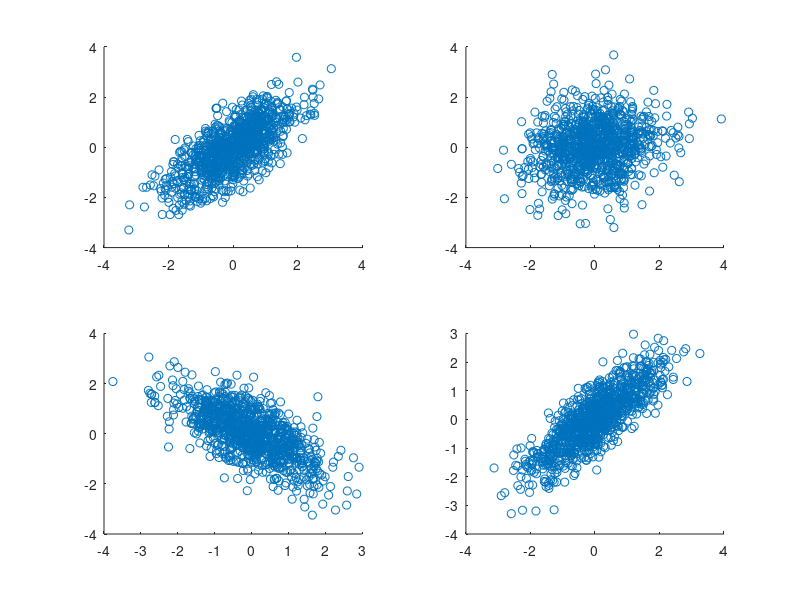
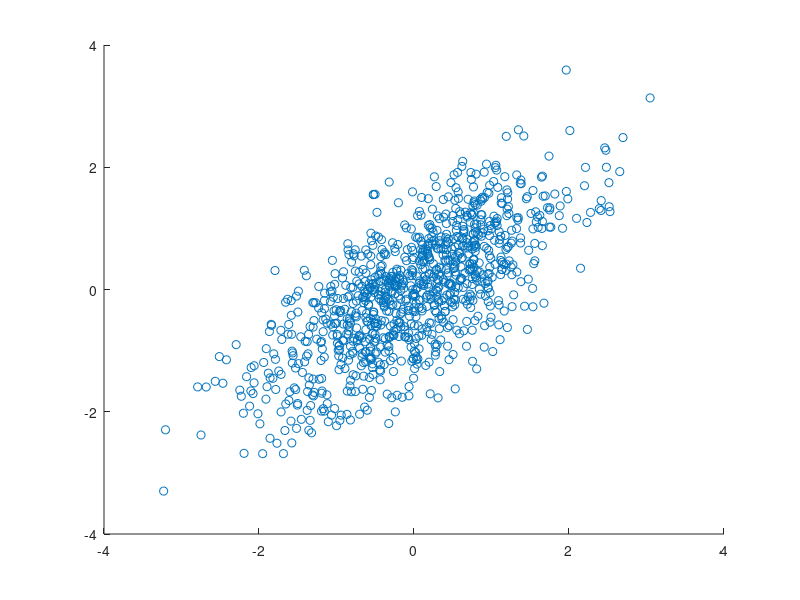

The MATLAB script that drew these images, in order: (Note: this script raises an error after producing the figures.)
% MATLAB

%
% Generates data
samples = 1000;

% Defining covariance matrix, different data generated with different
% covariance matrices
sigma1 = [1 0.7; 0.2 1];
sigma2 = [1 0.2; 0.4 1];
sigma3 = [1 -0.7; 0.7 1];
sigma4 = [1 0.8; -0.9 1];

% Defining means and standard deviations for the variables
mu = [0 0];
sd = [1 1];
dim1 = size(sigma1, 1);
dim2 = size(sigma2, 1);
dim3 = size(sigma3, 1);
dim4 = size(sigma4, 1);

% Generating data
R1 = chol(sigma1);
R2 = chol(sigma2);
R3 = chol(sigma3);
R4 = chol(sigma4);
dat1 = randn(samples, dim1)*R1;
dat2 = randn(samples, dim2)*R2;
dat3 = randn(samples, dim3)*R3;
dat4 = randn(samples, dim4)*R4;
dat1 = dat1 .* repmat(sd,[samples 1]);
dat1 = dat1 + repmat(mu,[samples 1]);
dat2 = dat2 .* repmat(sd,[samples 1]);
dat2 = dat2 + repmat(mu,[samples 1]);
dat3 = dat3 .* repmat(sd,[samples 1]);
dat3 = dat3 + repmat(mu,[samples 1]);
dat4 = dat4 .* repmat(sd,[samples 1]);
dat4 = dat4 + repmat(mu,[samples 1]);
%
figure
subplot(2,2,1);
scatter(dat1(:,1), dat1(:,2), 'r.')
subplot(2,2,2);
scatter(dat2(:,1), dat2(:,2), 'r.')
subplot(2,2,3);
scatter(dat3(:,1), dat3(:,2), 'r.')
subplot(2,2,4);
scatter(dat4(:,1), dat4(:,2), 'r.')
%
hold on 


% (2) PCA

%
[n m] = size(dat1);
% Standardizing data:
dat_mean1 = mean(dat1);
dat_std1 = std(dat1);
dat11 = (dat1 - repmat(dat_mean1, [n 1])) ./ repmat(dat_std1, [n 1]);
dat_mean3 = mean(dat3);
dat_std3 = std(dat3);
dat33 = (dat3 - repmat(dat_mean3, [n 1])) ./ repmat(dat_std3, [n 1]);

% (3) Applying to two datasets

[V1 D1] = eig(cov(dat11));
[V3 D3] = eig(cov(dat33));
pc11 = V1(:,1);
pc21 = V1(:,2);
pc13 = V3(:,1);
pc23 = V3(:,2);

figure
scatter(dat1(:,1), dat1(:,2), 'r.')
hold on 
plot_arrow(0,0,pc11(1),pc11(2),'linewidth',2,'color',[0 0 0],'facecolor',[1 0 0]);
plot_arrow(0,0,pc21(1),pc21(2),'linewidth',2,'color',[0 0 0],'facecolor',[1 0 0]);
axis equal

figure
scatter(dat3(:,1), dat3(:,2), 'r.')
hold on 
plot_arrow(0,0,pc13(1),pc13(2),'linewidth',2,'color',[0 0 0],'facecolor',[1 0 0]);
plot_arrow(0,0,pc23(1),pc23(2),'linewidth',2,'color',[0 0 0],'facecolor',[1 0 0]);
axis equal

%

% (4) Projecting the data on both PCs, visualize as histograms and compute
% variances

Sigma = [1 0.7; 0.2 1];
R = chol(Sigma);

% Generating data with 1000 samples:
dat = repmat(mu, 1000, 1) + randn(1000, 2)*R;
[n m] = size(dat);
% Standardizing data:
dat_mean = mean(dat);
dat_std = std(dat);
dat2 = (dat - repmat(dat_mean, [n 1])) ./ repmat(dat_std, [n 1]);
[V D] = eig(cov(dat2))
pc1 = V(:,1);
pc2 = V(:,2);
figure
scatter(dat2(:,1), dat2(:,2),'.')

hold on
%plot_arrow(0,0,pc1(1),pc1(2),'linewidth',2,'color',[1 0 0],'facecolor',[1 0 0]);
%plot_arrow(0,0,pc2(1),pc2(2),'linewidth',2,'color',[1 0 0],'facecolor',[1 0 0]);

proj1 = dat2*pc1*pc1';
proj2 = dat2*pc1*pc2';
scatter(proj1(:,1), proj1(:,2),'r.')
scatter(proj2(:,1), proj2(:,2),'r.')
axis equal;


%
% (5)

Sigma = [1 0.7; 0.2 3];
R = chol(Sigma);

% Generating data with 1000 samples:
dat = repmat(mu, 1000, 1) + randn(1000, 2)*R
figure
scatter(dat(:,1), dat(:,2),'.')
[n m] = size(dat);
% Standardizing data:
dat_mean = mean(dat);
dat_std = std(dat);
covariance = cov(dat2)
dat2 = (dat - repmat(dat_mean, [n 1])) ./ repmat(dat_std, [n 1]);
[V D] = eig(cov(dat2))
V
D

% 6

mu = [0 0];
sigma = [1 0.7; 0.2 1];
R = chol(sigma);
dat = repmat(mu, 1000, 1) + randn(1000, 2)*R;
[n, m] = size(dat);
% Standardizing data:
dat_mean = mean(dat);
dat_std = std(dat);
dat2 = (dat - repmat(dat_mean, [n 1])) ./ repmat(dat_std, [n 1]);
%[V, D] = eig(cov(dat2));
[U, S, V] = svd(dat2,0);
pc1 = V(:,1);
pc2 = V(:,2);

dat50 = dat(1:50,:);
proj = dat*(pc1*pc1');
proj50 = dat50*(pc1*pc1');


figure
scatter(dat50(:,1), dat50(:,2),'r.')
hold on 

%plot_arrow(0,0,pc1(1),pc1(2),'linewidth',2,'color',[0 1 0],'facecolor',[0 1 0]);
%plot_arrow(0,0,pc2(1),pc2(2),'linewidth',2,'color',[0 0 0],'facecolor',[0 0 0]);
plot(proj50(:,1), proj50(:,2),'b.')

h = [];
for p = 1:size(dat50,1)
    h(p) = plot([proj50(p,1) dat50(p,1)],[proj50(p,2) dat50(p,2)],'k-');
end
axis equal

% Average reconstruction error:
rerr = [];
for i = 1:size(dat,1)
    rerr(i) = pdist([dat(i); proj(i)], 'euclidean');
end
rerr_ave = mean(rerr)

% Proportion of variance explained:

varx = cumsum(diag(S).^2) / sum(diag(S).^2) * 100;

%
